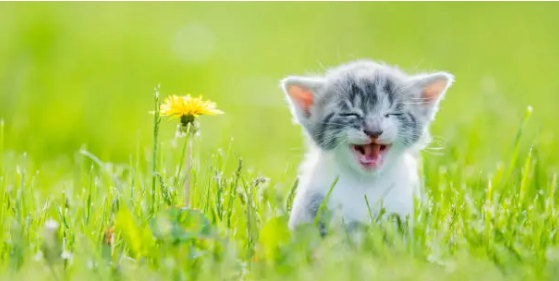
#> input picture third_project/45_database_images/10.png, 559 x 281 px; its folder holds 4 pictures in this run
$ python SIFT_search.py
#> lines starting #> are read from the running program, lines starting #| are printed output that depends on the picture
import os
import cv2
import numpy as np
import matplotlib.pyplot as plt

# 配置路径
query_dir = "5_query_images"  # 检索请求图像路径
db_dir = "45_database_images"  # 被检索图像路径
output_dir = "sift_results"  # 结果保存路径
os.makedirs(output_dir, exist_ok=True)

# 初始化SIFT检测器和匹配器
sift = cv2.SIFT_create()
bf = cv2.BFMatcher(cv2.NORM_L2, crossCheck=False)  # 或使用FLANN匹配器

# 预提取数据库图像的SIFT特征
database_features = {}
for img_name in os.listdir(db_dir):
    img_path = os.path.join(db_dir, img_name)
    img = cv2.imread(img_path, cv2.IMREAD_GRAYSCALE)
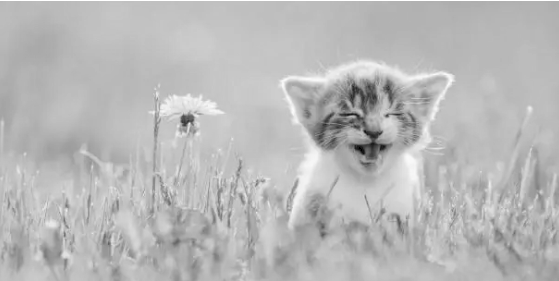
#> img: shape (281, 559); min 0, max 255, mean 184.6
    kp, des = sift.detectAndCompute(img, None)
#> kp = 484 keypoints; strongest (x, y, size): (186, 120, 8.6), (360, 148, 6.5), (387, 116, 2.6), (189, 124, 1.9)
    if des is not None:
        database_features[img_name] = des  # 存储描述子
#> pass 2 of the loop `for img_name in os.listdir(db_dir):`:
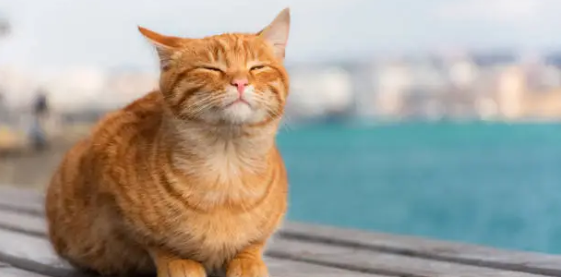
#> input picture third_project/45_database_images/11.png, 561 x 277 px
#> `img = cv2.imread(img_path, cv2.IMREAD_GRAYSCALE)`:
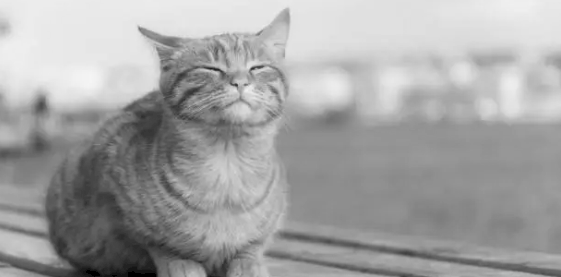
#> img: shape (277, 561); min 0, max 245, mean 163.6
#> kp = 268 keypoints; strongest (x, y, size): (253, 68, 2.6), (236, 85, 2.3), (259, 67, 2.7), (41, 106, 11.7)
#> pass 3 of the loop `for img_name in os.listdir(db_dir):`:
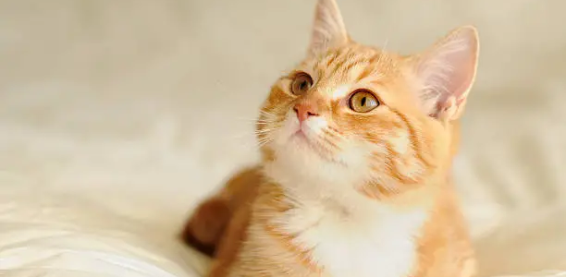
#> input picture third_project/45_database_images/12.png, 567 x 277 px
#> `img = cv2.imread(img_path, cv2.IMREAD_GRAYSCALE)`:
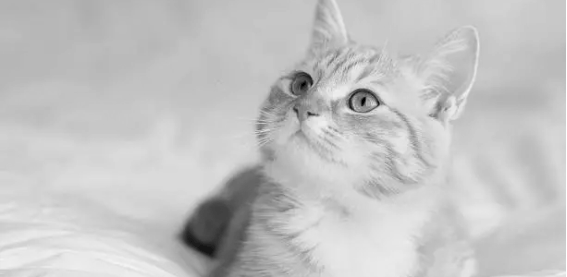
#> img: shape (277, 567); min 0, max 255, mean 195.2
#> kp = 161 keypoints; strongest (x, y, size): (363, 101, 4), (309, 114, 2.8), (362, 97, 15.4), (311, 83, 2)
#> the loop made 4 passes; the first 3 are shown

# 处理每个查询图像
#> (the run stopped early here; a loop or call above may not have finished)
